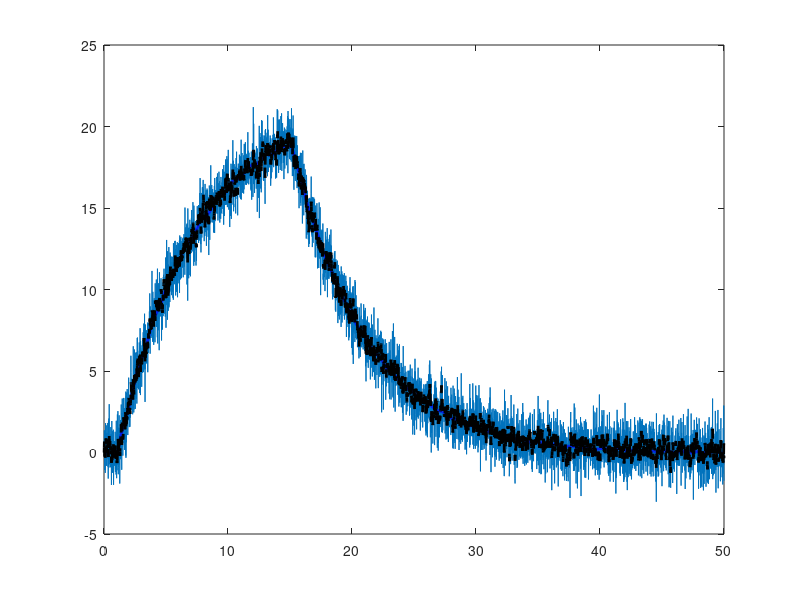
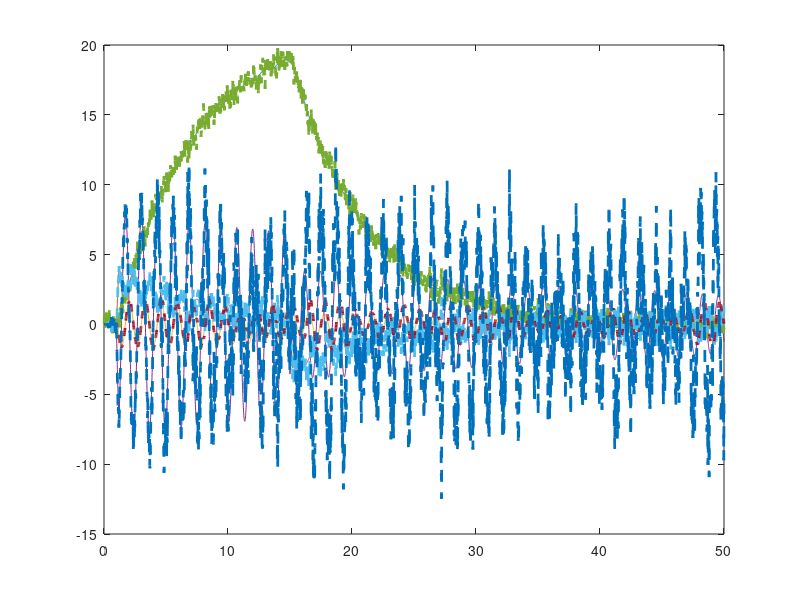
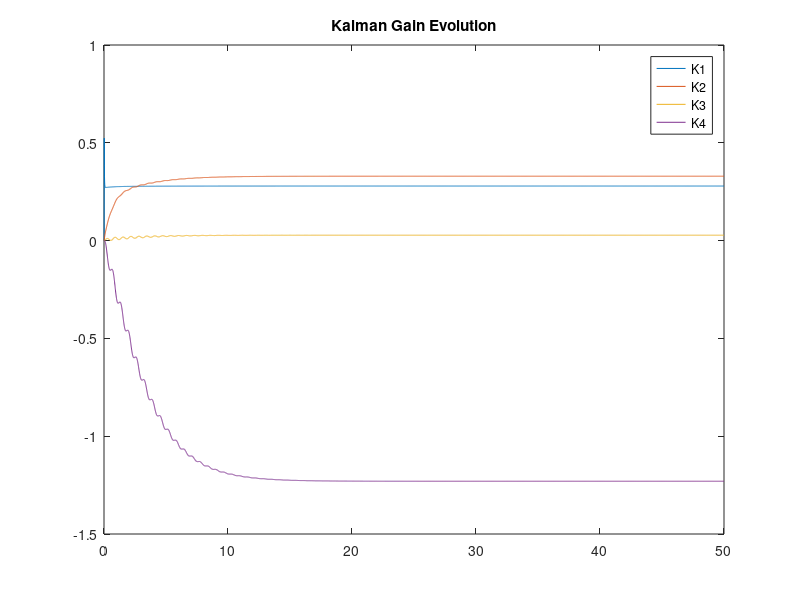

Reproduce these figures in MATLAB, in order.
clc; close all; clear;

%% initialization 
m = 1;
M = 5;
L = 2;
g = -10;
d = 1;

s = -1; % pendulum up s=1

%% system ss model
A = [0 1 0 0;
    0 -d/M -m*g/M 0;
    0 0 0 1;
    0 -s*d/M*L -s*(M+m)*g/M*L 0];

B = [0; 1/M; 0; s/M*L];

C = [1 0 0 0];

D = zeros(size(C,1),size(B,2));

%% Augmented sys model
Vd = 0.1*eye(4);        % states disturbance
Vn = 1;                 % sensor noise

BF = [B Vd 0*B];        % B_aug = Bu + Vd + 0*Vn

DD = [0 0 0 0 0 Vn];    % D = 0*u + 0*Vd + Vn  

sysC = ss(A,BF,C, DD);  % Sys with noise & distubance

sysFullOutput = ss(A,BF,eye(4),zeros(4,size(BF,2))); % sys without noise

%% SImulating linearized sys + disturbance + noise in down mode
dt = 0.01;
t = dt:dt:50;

uDIST = randn(4,size(t,2));
uNOISE = randn(size(t));

u = 0*t;
u(100:120) = 100;
u(1500:1520) = -100;

uAUG = [u; uDIST; uNOISE];


[y,tt] = lsim(sysC,uAUG,t);
plot(tt,y);

%% Kalman Filter (Mine)

sys = ss(A,B,C,0);
sysd = c2d(sys,dt);
Ad = sysd.A;
Bd = sysd.B;
Cd = sysd.C;

x = zeros(4,size(t,2));
P = zeros(4,4,size(t,2));
K = zeros(4,size(t,2));

P(:,:,1) = 1 * eye(4);  % Initial uncertainty

for i = 2:size(t,2)

    % Predict
x(:,i) = Ad*x(:,i-1) + Bd*u(i);
P(:,:,i) = Ad*P(:,:,i-1)*Ad' + Vd;

    % Kalman Gain
K(:,i) = P(:,:,i)*C' * inv(C*P(:,:,i)*C' + Vn);

    % Update
x(:,i) = x(:,i) + K(:,i)*(y(i) - C*x(:,i));
P(:,:,i) = (eye(4) - K(:,i)*C)*P(:,:,i);

end

% figure;
% plot(t, K'); legend('K1','K2','K3','K4'); title('Kalman Gains');


%% ploting the x state without noise
% sysFullOutputd = c2d(sysFullOutput,dt);
[xtrue,t] = lsim(sysFullOutput,uAUG,t);
x = x';
hold on
plot(t,xtrue(:,1),'b','LineWidth',2.0);

%% KF filtering the noise of x state
% [x,t] = lsim(sysKF, [u; y'],t);
% figure
plot(t,x(:,1),'k--','LineWidth',2.0);

%% KF estimation of the other states
figure
plot(t,xtrue,'-',t,x,'--','LineWidth',2.0)

%% 
figure;
plot(t, K(1,:), t, K(2,:), t, K(3,:), t, K(4,:));
title('Kalman Gain Evolution'); legend('K1','K2','K3','K4');
